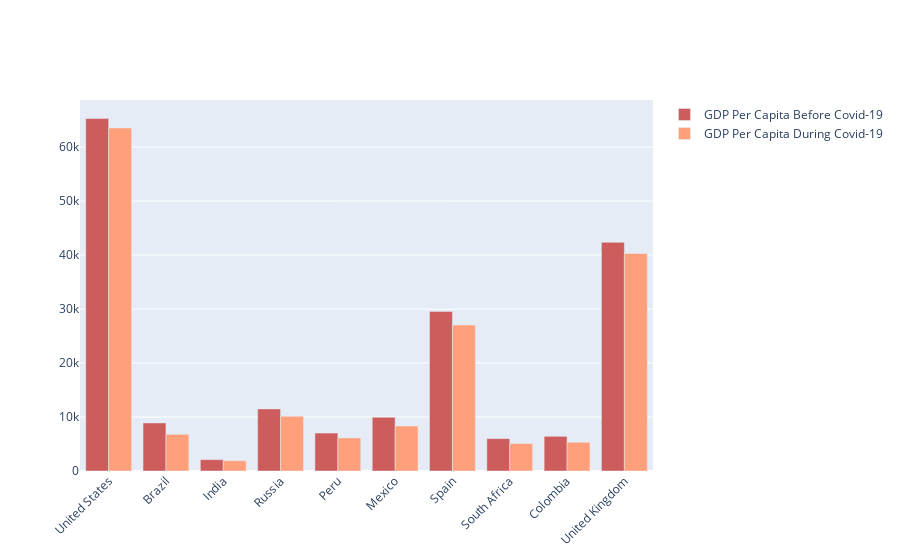

Notebook code for this chart:
### Code cell
#Comparing GDP per capita during and before COVID-19
fig = go.Figure()
fig.add_trace(go.Bar(
    x=data["Country"],
    y=data["GDP Before Covid"],
    name='GDP Per Capita Before Covid-19',
    marker_color='indianred'
))
fig.add_trace(go.Bar(
    x=data["Country"],
    y=data["GDP During Covid"],
    name='GDP Per Capita During Covid-19',
    marker_color='lightsalmon'
))
fig.update_layout(barmode='group', xaxis_tickangle=-45)
fig.show()

### Figure 1 — Plotly figure (JSON) as saved in the notebook; plotly's stock layout.template omitted (floating-point values rounded to 4 significant figures)
{"data": [{"marker": {"color": "indianred"}, "name": "GDP Per Capita Before Covid-19", "type": "bar", "x": ["United States", "Brazil", "India", "Russia", "Peru", "Mexico", "Spain", "South Africa", "Colombia", "United Kingdom"], "y": [65280.0, 8897.0, 2101.0, 11500.0, 7028.0, 9946.0, 29560.0, 6001.0, 6425.0, 42350.0]}, {"marker": {"color": "lightsalmon"}, "name": "GDP Per Capita During Covid-19", "type": "bar", "x": ["United States", "Brazil", "India", "Russia", "Peru", "Mexico", "Spain", "South Africa", "Colombia", "United Kingdom"], "y": [63540.0, 6797.0, 1901.0, 10130.0, 6127.0, 8347.0, 27060.0, 5091.0, 5333.0, 40280.0]}], "layout": {"barmode": "group", "xaxis": {"tickangle": -45}}}
